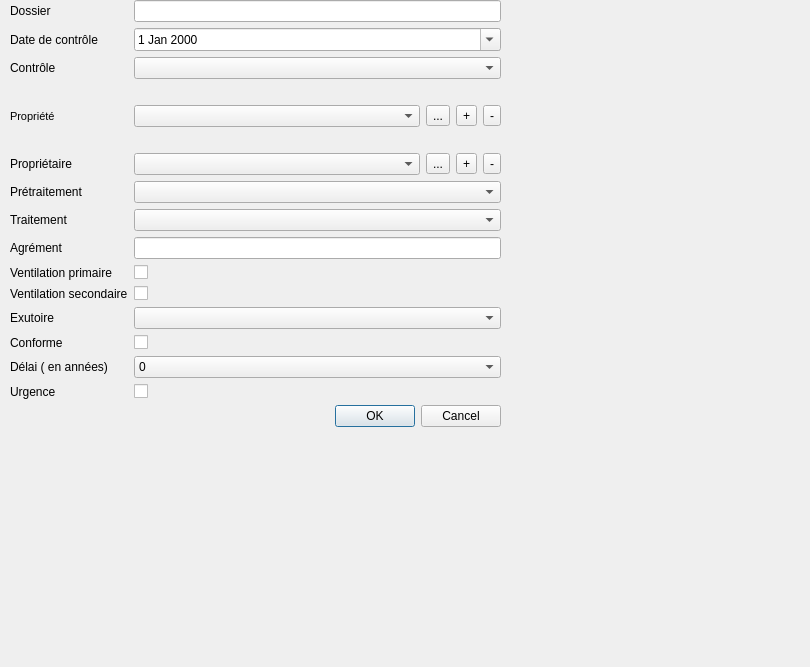
<?xml version="1.0" encoding="UTF-8"?>
<ui version="4.0">
 <class>CcpaSpancDossierStandardDlg</class>
 <widget class="QDialog" name="CcpaSpancDossierStandardDlg">
  <property name="geometry">
   <rect>
    <x>0</x>
    <y>0</y>
    <width>810</width>
    <height>667</height>
   </rect>
  </property>
  <property name="windowTitle">
   <string>Dossier</string>
  </property>
  <widget class="QWidget" name="horizontalLayoutWidget">
   <property name="geometry">
    <rect>
     <x>10</x>
     <y>0</y>
     <width>491</width>
     <height>541</height>
    </rect>
   </property>
   <layout class="QHBoxLayout" name="horizontalLayout">
    <item>
     <layout class="QFormLayout" name="formLayout">
      <item row="0" column="0">
       <widget class="QLabel" name="dossierLabel">
        <property name="text">
         <string>Dossier</string>
        </property>
       </widget>
      </item>
      <item row="0" column="1">
       <widget class="QLineEdit" name="dossier"/>
      </item>
      <item row="1" column="0">
       <widget class="QLabel" name="dateDeContrLeLabel">
        <property name="text">
         <string>Date de contrôle</string>
        </property>
       </widget>
      </item>
      <item row="1" column="1">
       <widget class="QDateEdit" name="date">
        <property name="calendarPopup">
         <bool>true</bool>
        </property>
       </widget>
      </item>
      <item row="2" column="0">
       <widget class="QLabel" name="contrLeLabel">
        <property name="text">
         <string>Contrôle</string>
        </property>
       </widget>
      </item>
      <item row="2" column="1">
       <widget class="CcpaSpancCombo" name="controle"/>
      </item>
      <item row="5" column="1">
       <widget class="QLabel" name="labelAdresse">
        <property name="text">
         <string/>
        </property>
       </widget>
      </item>
      <item row="6" column="0">
       <widget class="QLabel" name="label_2">
        <property name="font">
         <font>
          <pointsize>8</pointsize>
          <weight>50</weight>
          <bold>false</bold>
         </font>
        </property>
        <property name="text">
         <string>Propriété</string>
        </property>
       </widget>
      </item>
      <item row="6" column="1">
       <layout class="QHBoxLayout" name="horizontalLayout_3">
        <item>
         <widget class="CcpaSpancCombo" name="propriete"/>
        </item>
        <item>
         <widget class="QToolButton" name="loupePropriete">
          <property name="text">
           <string>...</string>
          </property>
         </widget>
        </item>
        <item>
         <widget class="QToolButton" name="plusPropriete">
          <property name="text">
           <string>+</string>
          </property>
         </widget>
        </item>
        <item>
         <widget class="QToolButton" name="effacePropriete">
          <property name="text">
           <string>-</string>
          </property>
         </widget>
        </item>
       </layout>
      </item>
      <item row="8" column="1">
       <widget class="QLabel" name="labelPropriete">
        <property name="text">
         <string/>
        </property>
       </widget>
      </item>
      <item row="10" column="0">
       <widget class="QLabel" name="prTraitementLabel">
        <property name="text">
         <string>Prétraitement</string>
        </property>
       </widget>
      </item>
      <item row="10" column="1">
       <widget class="CcpaSpancCombo" name="prTraitementComboBox"/>
      </item>
      <item row="11" column="0">
       <widget class="QLabel" name="traitementLabel">
        <property name="text">
         <string>Traitement</string>
        </property>
       </widget>
      </item>
      <item row="11" column="1">
       <widget class="CcpaSpancCombo" name="traitement"/>
      </item>
      <item row="12" column="0">
       <widget class="QLabel" name="agrMentLabel">
        <property name="text">
         <string>Agrément</string>
        </property>
       </widget>
      </item>
      <item row="12" column="1">
       <widget class="QLineEdit" name="agrement"/>
      </item>
      <item row="13" column="0">
       <widget class="QLabel" name="ventilationPrimaireLabel">
        <property name="text">
         <string>Ventilation primaire</string>
        </property>
       </widget>
      </item>
      <item row="13" column="1">
       <widget class="QCheckBox" name="vp"/>
      </item>
      <item row="14" column="0">
       <widget class="QLabel" name="ventilationSecondaireLabel">
        <property name="text">
         <string>Ventilation secondaire</string>
        </property>
       </widget>
      </item>
      <item row="14" column="1">
       <widget class="QCheckBox" name="vs"/>
      </item>
      <item row="15" column="0">
       <widget class="QLabel" name="exutoireLabel">
        <property name="text">
         <string>Exutoire</string>
        </property>
       </widget>
      </item>
      <item row="15" column="1">
       <widget class="CcpaSpancCombo" name="exutoire"/>
      </item>
      <item row="16" column="0">
       <widget class="QLabel" name="conformeLabel">
        <property name="text">
         <string>Conforme</string>
        </property>
       </widget>
      </item>
      <item row="16" column="1">
       <widget class="QCheckBox" name="conformeCheckBox"/>
      </item>
      <item row="17" column="0">
       <widget class="QLabel" name="dLaiLabel">
        <property name="text">
         <string>Délai ( en années)</string>
        </property>
       </widget>
      </item>
      <item row="17" column="1">
       <widget class="QComboBox" name="delai">
        <item>
         <property name="text">
          <string>0</string>
         </property>
        </item>
        <item>
         <property name="text">
          <string>1</string>
         </property>
        </item>
        <item>
         <property name="text">
          <string>4</string>
         </property>
        </item>
       </widget>
      </item>
      <item row="18" column="0">
       <widget class="QLabel" name="urgenceLabel">
        <property name="text">
         <string>Urgence</string>
        </property>
       </widget>
      </item>
      <item row="18" column="1">
       <widget class="QCheckBox" name="urgenceCheckBox"/>
      </item>
      <item row="19" column="1">
       <widget class="QDialogButtonBox" name="buttonBox">
        <property name="orientation">
         <enum>Qt::Horizontal</enum>
        </property>
        <property name="standardButtons">
         <set>QDialogButtonBox::Cancel|QDialogButtonBox::Ok</set>
        </property>
       </widget>
      </item>
      <item row="21" column="1">
       <widget class="QLabel" name="facturation">
        <property name="text">
         <string/>
        </property>
       </widget>
      </item>
      <item row="9" column="1">
       <layout class="QHBoxLayout" name="horizontalLayout_2">
        <item>
         <widget class="CcpaSpancCombo" name="proprietaire"/>
        </item>
        <item>
         <widget class="QToolButton" name="loupeProprietaire">
          <property name="text">
           <string>...</string>
          </property>
         </widget>
        </item>
        <item>
         <widget class="QToolButton" name="plusProprietaire">
          <property name="text">
           <string>+</string>
          </property>
         </widget>
        </item>
        <item>
         <widget class="QToolButton" name="effaceProprietaire">
          <property name="text">
           <string>-</string>
          </property>
         </widget>
        </item>
       </layout>
      </item>
      <item row="9" column="0">
       <widget class="QLabel" name="label_3">
        <property name="text">
         <string>Propriétaire</string>
        </property>
       </widget>
      </item>
     </layout>
    </item>
   </layout>
  </widget>
 </widget>
 <customwidgets>
  <customwidget>
   <class>CcpaSpancCombo</class>
   <extends>QComboBox</extends>
   <header>ccpaspanccombo.h</header>
  </customwidget>
 </customwidgets>
 <tabstops>
  <tabstop>dossier</tabstop>
  <tabstop>date</tabstop>
  <tabstop>controle</tabstop>
  <tabstop>propriete</tabstop>
  <tabstop>loupePropriete</tabstop>
  <tabstop>plusPropriete</tabstop>
  <tabstop>effacePropriete</tabstop>
  <tabstop>proprietaire</tabstop>
  <tabstop>loupeProprietaire</tabstop>
  <tabstop>plusProprietaire</tabstop>
  <tabstop>effaceProprietaire</tabstop>
  <tabstop>prTraitementComboBox</tabstop>
  <tabstop>traitement</tabstop>
  <tabstop>agrement</tabstop>
  <tabstop>vp</tabstop>
  <tabstop>vs</tabstop>
  <tabstop>exutoire</tabstop>
  <tabstop>conformeCheckBox</tabstop>
  <tabstop>delai</tabstop>
  <tabstop>urgenceCheckBox</tabstop>
 </tabstops>
 <resources/>
 <connections>
  <connection>
   <sender>buttonBox</sender>
   <signal>accepted()</signal>
   <receiver>CcpaSpancDossierStandardDlg</receiver>
   <slot>accept()</slot>
   <hints>
    <hint type="sourcelabel">
     <x>248</x>
     <y>254</y>
    </hint>
    <hint type="destinationlabel">
     <x>157</x>
     <y>274</y>
    </hint>
   </hints>
  </connection>
  <connection>
   <sender>buttonBox</sender>
   <signal>rejected()</signal>
   <receiver>CcpaSpancDossierStandardDlg</receiver>
   <slot>reject()</slot>
   <hints>
    <hint type="sourcelabel">
     <x>316</x>
     <y>260</y>
    </hint>
    <hint type="destinationlabel">
     <x>286</x>
     <y>274</y>
    </hint>
   </hints>
  </connection>
 </connections>
</ui>
